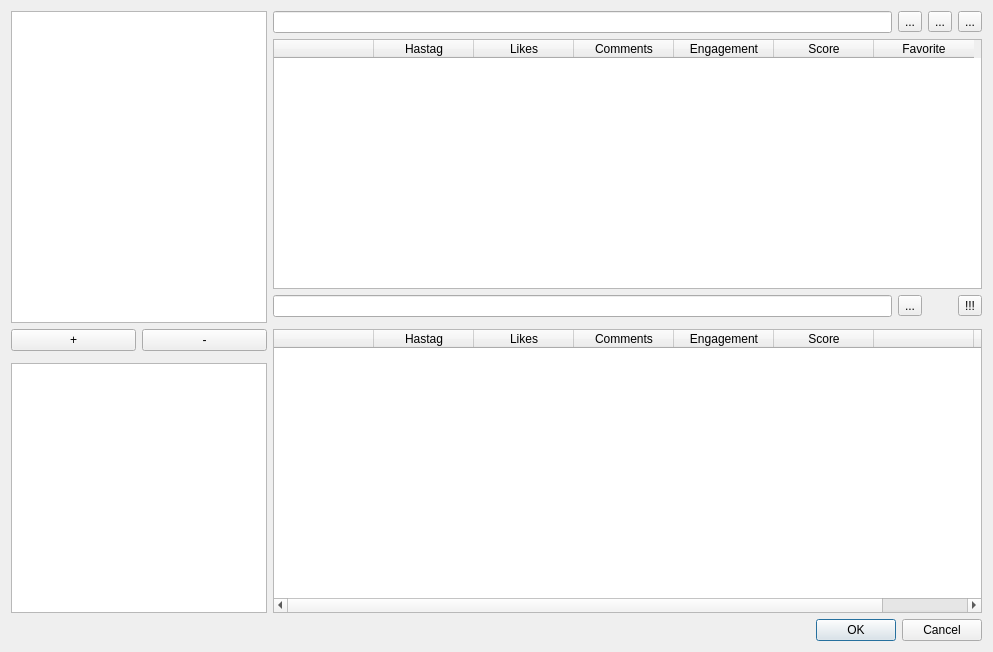
<?xml version="1.0" encoding="UTF-8"?>
<ui version="4.0">
 <class>hashtagManager</class>
 <widget class="QDialog" name="hashtagManager">
  <property name="geometry">
   <rect>
    <x>0</x>
    <y>0</y>
    <width>993</width>
    <height>652</height>
   </rect>
  </property>
  <property name="minimumSize">
   <size>
    <width>200</width>
    <height>200</height>
   </size>
  </property>
  <property name="windowTitle">
   <string>Dialog</string>
  </property>
  <layout class="QGridLayout" name="gridLayout">
   <item row="0" column="5">
    <widget class="QToolButton" name="fetchCollectionHashtags">
     <property name="text">
      <string>...</string>
     </property>
     <property name="icon">
      <iconset theme="download">
       <normaloff>.</normaloff>.</iconset>
     </property>
    </widget>
   </item>
   <item row="0" column="3">
    <widget class="QToolButton" name="requestCollectionMissingTags">
     <property name="text">
      <string>...</string>
     </property>
    </widget>
   </item>
   <item row="8" column="2" colspan="4">
    <widget class="QDialogButtonBox" name="buttonBox">
     <property name="orientation">
      <enum>Qt::Horizontal</enum>
     </property>
     <property name="standardButtons">
      <set>QDialogButtonBox::Cancel|QDialogButtonBox::Ok</set>
     </property>
    </widget>
   </item>
   <item row="1" column="2" colspan="4">
    <widget class="QTableWidget" name="collectionHashtags">
     <property name="editTriggers">
      <set>QAbstractItemView::NoEditTriggers</set>
     </property>
     <property name="dragEnabled">
      <bool>false</bool>
     </property>
     <property name="dragDropMode">
      <enum>QAbstractItemView::DragDrop</enum>
     </property>
     <property name="selectionBehavior">
      <enum>QAbstractItemView::SelectRows</enum>
     </property>
     <property name="sortingEnabled">
      <bool>true</bool>
     </property>
     <column>
      <property name="text">
       <string/>
      </property>
     </column>
     <column>
      <property name="text">
       <string>Hastag</string>
      </property>
     </column>
     <column>
      <property name="text">
       <string>Likes</string>
      </property>
     </column>
     <column>
      <property name="text">
       <string>Comments</string>
      </property>
     </column>
     <column>
      <property name="text">
       <string>Engagement</string>
      </property>
     </column>
     <column>
      <property name="text">
       <string>Score</string>
      </property>
     </column>
     <column>
      <property name="text">
       <string>Favorite</string>
      </property>
     </column>
    </widget>
   </item>
   <item row="0" column="2">
    <widget class="QLineEdit" name="collectionEdit"/>
   </item>
   <item row="0" column="0" rowspan="4" colspan="2">
    <widget class="QListWidget" name="collections">
     <property name="editTriggers">
      <set>QAbstractItemView::NoEditTriggers</set>
     </property>
    </widget>
   </item>
   <item row="4" column="2" rowspan="3" colspan="4">
    <widget class="QTableWidget" name="hashtagTableWidget">
     <property name="mouseTracking">
      <bool>false</bool>
     </property>
     <property name="editTriggers">
      <set>QAbstractItemView::NoEditTriggers</set>
     </property>
     <property name="dragEnabled">
      <bool>true</bool>
     </property>
     <property name="dragDropMode">
      <enum>QAbstractItemView::DragDrop</enum>
     </property>
     <property name="alternatingRowColors">
      <bool>false</bool>
     </property>
     <property name="selectionMode">
      <enum>QAbstractItemView::SingleSelection</enum>
     </property>
     <property name="selectionBehavior">
      <enum>QAbstractItemView::SelectRows</enum>
     </property>
     <property name="sortingEnabled">
      <bool>true</bool>
     </property>
     <property name="rowCount">
      <number>0</number>
     </property>
     <property name="columnCount">
      <number>8</number>
     </property>
     <column>
      <property name="text">
       <string/>
      </property>
     </column>
     <column>
      <property name="text">
       <string>Hastag</string>
      </property>
     </column>
     <column>
      <property name="text">
       <string>Likes</string>
      </property>
     </column>
     <column>
      <property name="text">
       <string>Comments</string>
      </property>
     </column>
     <column>
      <property name="text">
       <string>Engagement</string>
      </property>
     </column>
     <column>
      <property name="text">
       <string>Score</string>
      </property>
     </column>
     <column>
      <property name="text">
       <string/>
      </property>
     </column>
     <column>
      <property name="text">
       <string/>
      </property>
     </column>
    </widget>
   </item>
   <item row="2" column="3">
    <widget class="QToolButton" name="hashtagLookup">
     <property name="text">
      <string>...</string>
     </property>
    </widget>
   </item>
   <item row="6" column="0" colspan="2">
    <widget class="QTextEdit" name="textEdit"/>
   </item>
   <item row="2" column="5">
    <widget class="QToolButton" name="fetchSuggestions">
     <property name="text">
      <string>!!!</string>
     </property>
    </widget>
   </item>
   <item row="2" column="2">
    <widget class="QLineEdit" name="suggestedSearch"/>
   </item>
   <item row="4" column="1">
    <widget class="QPushButton" name="removeCollectionButton">
     <property name="text">
      <string>-</string>
     </property>
    </widget>
   </item>
   <item row="4" column="0">
    <widget class="QPushButton" name="addCollectionButton">
     <property name="text">
      <string>+</string>
     </property>
    </widget>
   </item>
   <item row="0" column="4">
    <widget class="QToolButton" name="forceTagsInCollection">
     <property name="text">
      <string>...</string>
     </property>
     <property name="icon">
      <iconset theme="tag-new"/>
     </property>
    </widget>
   </item>
  </layout>
 </widget>
 <resources/>
 <connections>
  <connection>
   <sender>buttonBox</sender>
   <signal>accepted()</signal>
   <receiver>hashtagManager</receiver>
   <slot>accept()</slot>
   <hints>
    <hint type="sourcelabel">
     <x>516</x>
     <y>645</y>
    </hint>
    <hint type="destinationlabel">
     <x>157</x>
     <y>274</y>
    </hint>
   </hints>
  </connection>
  <connection>
   <sender>buttonBox</sender>
   <signal>rejected()</signal>
   <receiver>hashtagManager</receiver>
   <slot>reject()</slot>
   <hints>
    <hint type="sourcelabel">
     <x>584</x>
     <y>645</y>
    </hint>
    <hint type="destinationlabel">
     <x>286</x>
     <y>274</y>
    </hint>
   </hints>
  </connection>
 </connections>
</ui>
